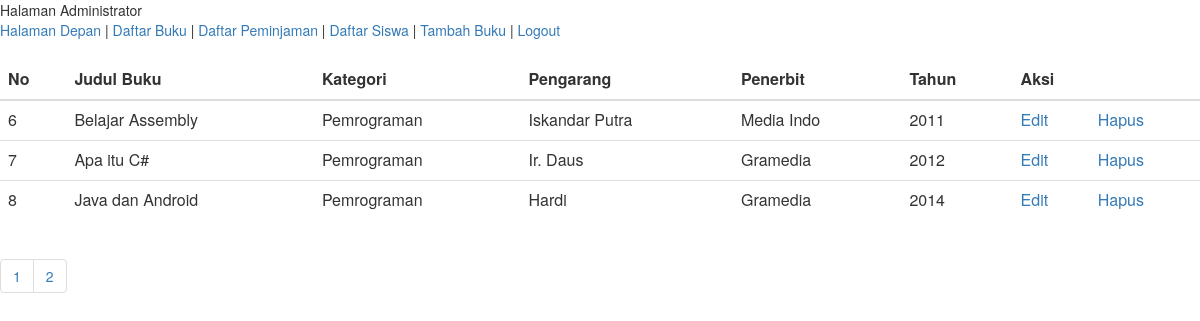
Page /admin/dafbuk.php?halaman=2 on the committed database.
### tables this page shows
CREATE TABLE `buku` (
  `id_buku` int(8) NOT NULL,
  `judul_buku` varchar(50) NOT NULL,
  `kategori` varchar(50) NOT NULL,
  `pengarang` varchar(100) NOT NULL,
  `penerbit` varchar(100) NOT NULL,
  `tahun` year(4) NOT NULL
);

### admin/dafbuk.php (the view, shortened to what this page needs)
<html>
<head>
    <?php
    include "../include/header.php";
    ?>
</head>
<body>
    Halaman Administrator
    <fieldset>
            <?php
                include "../include/adm_link.php";
            ?>
    </fieldset>
    <br/>
    <div class="table-responsive">
        <table class="table">
            <thead>
               <tr>
                    <th>No</th>
                    <th>Judul Buku</th>
                    <th>Kategori</th>
                    <th>Pengarang</th>
                    <th>Penerbit</th>
                    <th>Tahun</th>
                    <th colspan="2">Aksi</th>
                </tr>
            </thead>
            <tbody>
            <?php
            $halaman = @$_GET['halaman'];
            if(empty($halaman)){
                $posisi  = 0;
                $halaman = 1;
            }else{
                $posisi = ($halaman-1) * 5;
            }
            $i = $posisi + 1;
            $sql = mysql_query("SELECT * FROM buku LIMIT $posisi,5");
            while($hasil = mysql_fetch_array($sql)){
            ?>
            <tr>
                <td><?php echo $i; ?></td>
                <td><?php echo $hasil['judul_buku']; ?></td>
                <td><?php echo $hasil['kategori']; ?></td>
                <td><?php echo $hasil['pengarang']; ?></td>
                <td><?php echo $hasil['penerbit']; ?></td>
                <td><?php echo $hasil['tahun']; ?></td>
                <td><a href="dafbuk.php?edit=<?php echo $hasil['id_buku']; ?>
                       &judul_buku=<?php echo $hasil['judul_buku']; ?>
                       &kategori=<?php echo $hasil['kategori']; ?>
                       &pengarang=<?php echo $hasil['pengarang']; ?>
                       &penerbit=<?php echo $hasil['penerbit']; ?>
                       &tahun=<?php echo $hasil['tahun']; ?>">Edit</a></td>
                <td><a href="dafbuk.php?hapus=<?php echo $hasil['id_buku']; ?>">Hapus</a></td>
            </tr>
            <?php
            $i++;
            }
            ?>
            </tbody>
        </table>
        <ul class="pagination">
        <?php
        $res    = mysql_query("SELECT * FROM buku");
        $hitung = mysql_num_rows($res);
        $jum    = $hitung/5;
        $jumlah = ceil($jum);
        for($i=1; $i<=$jumlah; $i++){
            echo "<li><a href='dafbuk.php?halaman=$i'>".$i."</a></li>";
        }
        ?>
        </ul>
    </div>
</body>
</html>

### css/style.css (style rules this page uses)
body { margin: 0; padding: 0; }

### rows in the picture
buku: judul_buku "Belajar Assembly", kategori "Pemrograman", pengarang "Iskandar Putra", penerbit "Media Indo", tahun "2011"
buku: judul_buku "Apa itu C#", kategori "Pemrograman", pengarang "Ir. Daus", penerbit "Gramedia", tahun "2012"
buku: judul_buku "Java dan Android", kategori "Pemrograman", pengarang "Hardi", penerbit "Gramedia", tahun "2014"
